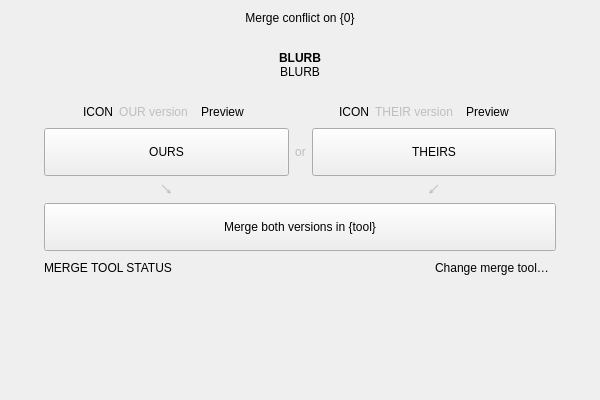
<?xml version="1.0" encoding="UTF-8"?>
<ui version="4.0">
 <class>ConflictView</class>
 <widget class="QWidget" name="ConflictView">
  <property name="geometry">
   <rect>
    <x>0</x>
    <y>0</y>
    <width>600</width>
    <height>400</height>
   </rect>
  </property>
  <property name="sizePolicy">
   <sizepolicy hsizetype="Preferred" vsizetype="Minimum">
    <horstretch>0</horstretch>
    <verstretch>0</verstretch>
   </sizepolicy>
  </property>
  <property name="windowTitle">
   <string>Merge conflict</string>
  </property>
  <layout class="QGridLayout" name="mainLayout" columnstretch="0">
   <item row="3" column="0">
    <widget class="QLabel" name="explainer">
     <property name="text">
      <string notr="true">&lt;b&gt;BLURB&lt;/b&gt;&lt;br&gt;BLURB</string>
     </property>
     <property name="alignment">
      <set>Qt::AlignmentFlag::AlignCenter</set>
     </property>
     <property name="wordWrap">
      <bool>true</bool>
     </property>
    </widget>
   </item>
   <item row="1" column="0">
    <spacer name="spacer">
     <property name="orientation">
      <enum>Qt::Orientation::Vertical</enum>
     </property>
     <property name="sizeType">
      <enum>QSizePolicy::Policy::Fixed</enum>
     </property>
     <property name="sizeHint" stdset="0">
      <size>
       <width>20</width>
       <height>20</height>
      </size>
     </property>
    </spacer>
   </item>
   <item row="0" column="0">
    <widget class="QLabel" name="titleLabel">
     <property name="text">
      <string>Merge conflict on {0}</string>
     </property>
     <property name="alignment">
      <set>Qt::AlignmentFlag::AlignCenter</set>
     </property>
     <property name="wordWrap">
      <bool>true</bool>
     </property>
    </widget>
   </item>
   <item row="6" column="0">
    <widget class="QFrame" name="frame">
     <property name="sizePolicy">
      <sizepolicy hsizetype="Preferred" vsizetype="Minimum">
       <horstretch>0</horstretch>
       <verstretch>0</verstretch>
      </sizepolicy>
     </property>
     <property name="maximumSize">
      <size>
       <width>512</width>
       <height>16777215</height>
      </size>
     </property>
     <layout class="QGridLayout" name="frameLayout" columnstretch="1,0,1">
      <property name="leftMargin">
       <number>0</number>
      </property>
      <property name="topMargin">
       <number>0</number>
      </property>
      <property name="rightMargin">
       <number>0</number>
      </property>
      <property name="bottomMargin">
       <number>0</number>
      </property>
      <item row="0" column="0">
       <layout class="QHBoxLayout" name="oursTitleLayout">
        <item>
         <spacer name="spacer_3">
          <property name="orientation">
           <enum>Qt::Orientation::Horizontal</enum>
          </property>
          <property name="sizeHint" stdset="0">
           <size>
            <width>1</width>
            <height>1</height>
           </size>
          </property>
         </spacer>
        </item>
        <item>
         <widget class="QLabel" name="oursIcon">
          <property name="sizePolicy">
           <sizepolicy hsizetype="Minimum" vsizetype="Preferred">
            <horstretch>0</horstretch>
            <verstretch>0</verstretch>
           </sizepolicy>
          </property>
          <property name="text">
           <string notr="true">ICON</string>
          </property>
          <property name="alignment">
           <set>Qt::AlignmentFlag::AlignCenter</set>
          </property>
         </widget>
        </item>
        <item>
         <widget class="QLabel" name="oursLabel">
          <property name="enabled">
           <bool>false</bool>
          </property>
          <property name="text">
           <string>OUR version</string>
          </property>
          <property name="alignment">
           <set>Qt::AlignmentFlag::AlignCenter</set>
          </property>
         </widget>
        </item>
        <item>
         <widget class="QToolButton" name="oursPreviewButton">
          <property name="toolTip">
           <string>Preview</string>
          </property>
          <property name="text">
           <string>Preview</string>
          </property>
          <property name="autoRaise">
           <bool>true</bool>
          </property>
         </widget>
        </item>
        <item>
         <spacer name="spacer_4">
          <property name="orientation">
           <enum>Qt::Orientation::Horizontal</enum>
          </property>
          <property name="sizeHint" stdset="0">
           <size>
            <width>1</width>
            <height>1</height>
           </size>
          </property>
         </spacer>
        </item>
       </layout>
      </item>
      <item row="1" column="2">
       <widget class="QPushButton" name="theirsButton">
        <property name="minimumSize">
         <size>
          <width>0</width>
          <height>48</height>
         </size>
        </property>
        <property name="text">
         <string notr="true">THEIRS</string>
        </property>
       </widget>
      </item>
      <item row="1" column="1">
       <widget class="QLabel" name="orLabel">
        <property name="enabled">
         <bool>false</bool>
        </property>
        <property name="sizePolicy">
         <sizepolicy hsizetype="Minimum" vsizetype="Preferred">
          <horstretch>0</horstretch>
          <verstretch>0</verstretch>
         </sizepolicy>
        </property>
        <property name="text">
         <string>or</string>
        </property>
        <property name="alignment">
         <set>Qt::AlignmentFlag::AlignCenter</set>
        </property>
       </widget>
      </item>
      <item row="2" column="0">
       <widget class="QLabel" name="oursArrow">
        <property name="enabled">
         <bool>false</bool>
        </property>
        <property name="text">
         <string notr="true">↘</string>
        </property>
        <property name="alignment">
         <set>Qt::AlignmentFlag::AlignCenter</set>
        </property>
       </widget>
      </item>
      <item row="0" column="2">
       <layout class="QHBoxLayout" name="theirsTitleLayout">
        <item>
         <spacer name="spacer_5">
          <property name="orientation">
           <enum>Qt::Orientation::Horizontal</enum>
          </property>
          <property name="sizeHint" stdset="0">
           <size>
            <width>1</width>
            <height>1</height>
           </size>
          </property>
         </spacer>
        </item>
        <item>
         <widget class="QLabel" name="theirsIcon">
          <property name="text">
           <string notr="true">ICON</string>
          </property>
          <property name="alignment">
           <set>Qt::AlignmentFlag::AlignCenter</set>
          </property>
         </widget>
        </item>
        <item>
         <widget class="QLabel" name="theirsLabel">
          <property name="enabled">
           <bool>false</bool>
          </property>
          <property name="text">
           <string>THEIR version</string>
          </property>
          <property name="alignment">
           <set>Qt::AlignmentFlag::AlignCenter</set>
          </property>
         </widget>
        </item>
        <item>
         <widget class="QToolButton" name="theirsPreviewButton">
          <property name="toolTip">
           <string>Preview</string>
          </property>
          <property name="text">
           <string>Preview</string>
          </property>
          <property name="autoRaise">
           <bool>true</bool>
          </property>
         </widget>
        </item>
        <item>
         <spacer name="spacer_6">
          <property name="orientation">
           <enum>Qt::Orientation::Horizontal</enum>
          </property>
          <property name="sizeHint" stdset="0">
           <size>
            <width>40</width>
            <height>20</height>
           </size>
          </property>
         </spacer>
        </item>
       </layout>
      </item>
      <item row="2" column="2">
       <widget class="QLabel" name="theirsArrow">
        <property name="enabled">
         <bool>false</bool>
        </property>
        <property name="text">
         <string notr="true">↙</string>
        </property>
        <property name="alignment">
         <set>Qt::AlignmentFlag::AlignCenter</set>
        </property>
       </widget>
      </item>
      <item row="1" column="0">
       <widget class="QPushButton" name="oursButton">
        <property name="minimumSize">
         <size>
          <width>0</width>
          <height>48</height>
         </size>
        </property>
        <property name="text">
         <string notr="true">OURS</string>
        </property>
       </widget>
      </item>
      <item row="3" column="0" colspan="3">
       <widget class="QStackedWidget" name="stackedWidget">
        <property name="currentIndex">
         <number>0</number>
        </property>
        <widget class="QWidget" name="mergePage">
         <layout class="QGridLayout" name="mergeLayout">
          <property name="leftMargin">
           <number>0</number>
          </property>
          <property name="topMargin">
           <number>0</number>
          </property>
          <property name="rightMargin">
           <number>0</number>
          </property>
          <property name="bottomMargin">
           <number>0</number>
          </property>
          <item row="2" column="1">
           <widget class="QToolButton" name="mergeToolButton">
            <property name="toolTip">
             <string>Select another external merge tool in the Settings.</string>
            </property>
            <property name="text">
             <string>Change merge tool…</string>
            </property>
            <property name="autoRaise">
             <bool>true</bool>
            </property>
           </widget>
          </item>
          <item row="0" column="0" colspan="2">
           <widget class="QPushButton" name="mergeButton">
            <property name="minimumSize">
             <size>
              <width>0</width>
              <height>48</height>
             </size>
            </property>
            <property name="toolTip">
             <string>&lt;p&gt;Open {tool} so you can merge both versions by hand. When you are done, save the file and quit {tool} to resolve the conflict.</string>
            </property>
            <property name="text">
             <string>Merge both versions in {tool}</string>
            </property>
           </widget>
          </item>
          <item row="2" column="0">
           <widget class="QLabel" name="mergeToolStatus">
            <property name="text">
             <string notr="true">MERGE TOOL STATUS</string>
            </property>
            <property name="wordWrap">
             <bool>true</bool>
            </property>
           </widget>
          </item>
          <item row="4" column="1">
           <spacer name="spacer_7">
            <property name="orientation">
             <enum>Qt::Orientation::Vertical</enum>
            </property>
            <property name="sizeHint" stdset="0">
             <size>
              <width>20</width>
              <height>8</height>
             </size>
            </property>
           </spacer>
          </item>
         </layout>
        </widget>
        <widget class="QWidget" name="mergeInProgressPage">
         <layout class="QGridLayout" name="mergeInProgressLayout">
          <property name="leftMargin">
           <number>0</number>
          </property>
          <property name="topMargin">
           <number>0</number>
          </property>
          <property name="rightMargin">
           <number>0</number>
          </property>
          <property name="bottomMargin">
           <number>0</number>
          </property>
          <item row="3" column="0">
           <spacer name="spacer_8">
            <property name="orientation">
             <enum>Qt::Orientation::Vertical</enum>
            </property>
            <property name="sizeHint" stdset="0">
             <size>
              <width>20</width>
              <height>8</height>
             </size>
            </property>
           </spacer>
          </item>
          <item row="1" column="0">
           <widget class="QProgressBar" name="progressBar">
            <property name="maximum">
             <number>0</number>
            </property>
            <property name="value">
             <number>0</number>
            </property>
           </widget>
          </item>
          <item row="1" column="1">
           <widget class="QPushButton" name="cancelMergeInProgress">
            <property name="text">
             <string>Abort</string>
            </property>
           </widget>
          </item>
          <item row="0" column="0" colspan="2">
           <widget class="QLabel" name="mergeInProgressLabel">
            <property name="text">
             <string notr="true">MERGE IN PROGRESS</string>
            </property>
            <property name="alignment">
             <set>Qt::AlignmentFlag::AlignCenter</set>
            </property>
            <property name="wordWrap">
             <bool>true</bool>
            </property>
           </widget>
          </item>
         </layout>
        </widget>
        <widget class="QWidget" name="mergeCompletePage">
         <layout class="QGridLayout" name="mergeCompleteLayout">
          <property name="leftMargin">
           <number>0</number>
          </property>
          <property name="topMargin">
           <number>0</number>
          </property>
          <property name="rightMargin">
           <number>0</number>
          </property>
          <property name="bottomMargin">
           <number>0</number>
          </property>
          <item row="6" column="1">
           <spacer name="spacer_9">
            <property name="orientation">
             <enum>Qt::Orientation::Vertical</enum>
            </property>
            <property name="sizeHint" stdset="0">
             <size>
              <width>20</width>
              <height>8</height>
             </size>
            </property>
           </spacer>
          </item>
          <item row="3" column="0">
           <widget class="QPushButton" name="discardMergeButton">
            <property name="toolTip">
             <string>&lt;p&gt;Ignore the merge that you made in {tool} so that you can start over.</string>
            </property>
            <property name="text">
             <string>Discard this merge</string>
            </property>
           </widget>
          </item>
          <item row="0" column="0" colspan="2">
           <widget class="QLabel" name="confirmMergeLabel">
            <property name="text">
             <string>It looks like you’ve finished merging this file.</string>
            </property>
            <property name="alignment">
             <set>Qt::AlignmentFlag::AlignCenter</set>
            </property>
            <property name="wordWrap">
             <bool>true</bool>
            </property>
           </widget>
          </item>
          <item row="3" column="1">
           <widget class="QPushButton" name="reworkMergeButton">
            <property name="toolTip">
             <string>&lt;p&gt;Merge this file in {tool} again, starting where you left off.</string>
            </property>
            <property name="text">
             <string>Merge again</string>
            </property>
           </widget>
          </item>
          <item row="1" column="0" colspan="2">
           <widget class="QPushButton" name="confirmMergeButton">
            <property name="minimumSize">
             <size>
              <width>0</width>
              <height>48</height>
             </size>
            </property>
            <property name="toolTip">
             <string>&lt;p&gt;Resolve this conflict by accepting the merge that you’ve completed in {tool}.</string>
            </property>
            <property name="text">
             <string>Resolve the conflict with your merge</string>
            </property>
            <property name="default">
             <bool>true</bool>
            </property>
           </widget>
          </item>
         </layout>
        </widget>
        <widget class="QWidget" name="confirmDeletionPage">
         <layout class="QGridLayout" name="confirmDeletionLayout">
          <property name="leftMargin">
           <number>0</number>
          </property>
          <property name="topMargin">
           <number>0</number>
          </property>
          <property name="rightMargin">
           <number>0</number>
          </property>
          <property name="bottomMargin">
           <number>0</number>
          </property>
          <item row="0" column="0">
           <widget class="QPushButton" name="confirmDeletionButton">
            <property name="text">
             <string>Confirm deletion</string>
            </property>
           </widget>
          </item>
          <item row="1" column="0">
           <spacer name="spacer_10">
            <property name="orientation">
             <enum>Qt::Orientation::Vertical</enum>
            </property>
            <property name="sizeHint" stdset="0">
             <size>
              <width>20</width>
              <height>8</height>
             </size>
            </property>
           </spacer>
          </item>
         </layout>
        </widget>
        <widget class="QWidget" name="emptyPage">
         <layout class="QVBoxLayout" name="emptyPageLayout">
          <property name="spacing">
           <number>0</number>
          </property>
          <property name="leftMargin">
           <number>0</number>
          </property>
          <property name="topMargin">
           <number>0</number>
          </property>
          <property name="rightMargin">
           <number>0</number>
          </property>
          <property name="bottomMargin">
           <number>0</number>
          </property>
          <item>
           <spacer name="spacer_11">
            <property name="orientation">
             <enum>Qt::Orientation::Vertical</enum>
            </property>
            <property name="sizeType">
             <enum>QSizePolicy::Policy::Expanding</enum>
            </property>
            <property name="sizeHint" stdset="0">
             <size>
              <width>20</width>
              <height>8</height>
             </size>
            </property>
           </spacer>
          </item>
         </layout>
        </widget>
       </widget>
      </item>
     </layout>
    </widget>
   </item>
   <item row="5" column="0">
    <spacer name="spacer_2">
     <property name="orientation">
      <enum>Qt::Orientation::Vertical</enum>
     </property>
     <property name="sizeType">
      <enum>QSizePolicy::Policy::Maximum</enum>
     </property>
     <property name="sizeHint" stdset="0">
      <size>
       <width>20</width>
       <height>16</height>
      </size>
     </property>
    </spacer>
   </item>
  </layout>
 </widget>
 <tabstops>
  <tabstop>oursButton</tabstop>
  <tabstop>theirsButton</tabstop>
  <tabstop>mergeButton</tabstop>
  <tabstop>mergeToolButton</tabstop>
  <tabstop>cancelMergeInProgress</tabstop>
  <tabstop>confirmMergeButton</tabstop>
  <tabstop>discardMergeButton</tabstop>
  <tabstop>reworkMergeButton</tabstop>
  <tabstop>confirmDeletionButton</tabstop>
 </tabstops>
 <resources/>
 <connections/>
</ui>
